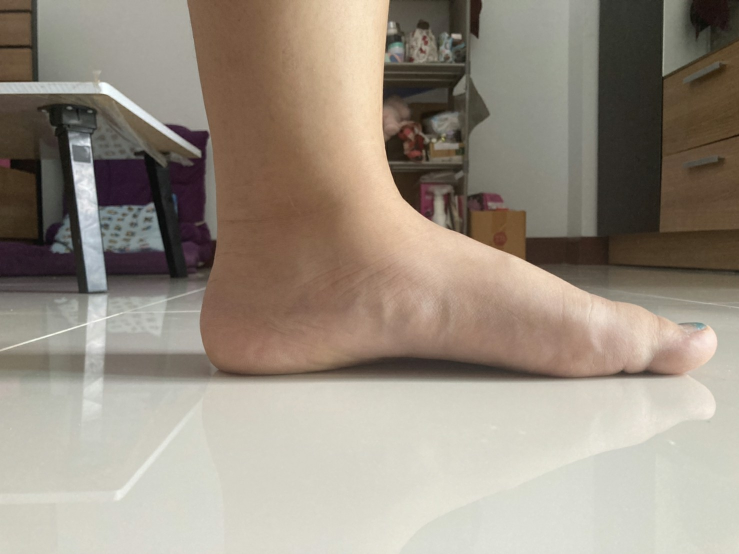
#> input picture ของจริง/img teenban/input/IMG_1248.jpg, 1478 x 1108 px (shown at 1/2 size)
$ python teenban.py
#> lines starting #> are read from the running program, lines starting #| are printed output that depends on the picture; after the words box and inside, x2 and y2 are one past the last pixel; in counts of white or black regions, pixels touching at a corner belong together
import cv2

def preImg():
    img = cv2.resize(cv2.imread('img teenban/input/IMG_1248.jpg'), (800, 800))
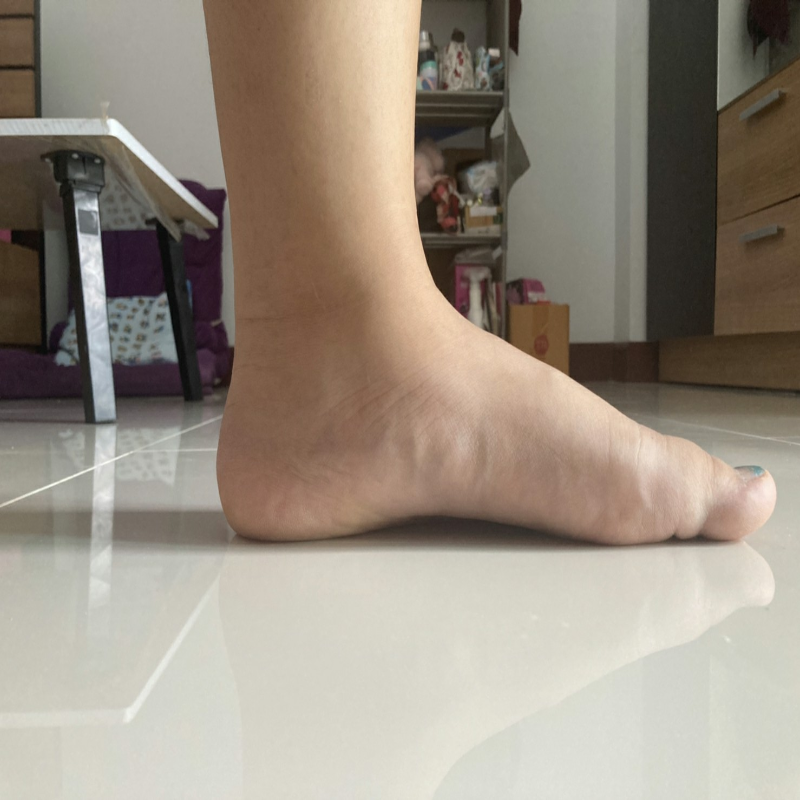
#> img: shape (800, 800, 3); mean B, G, R 129.9, 142.9, 153.2
    cv2.imshow('img', img)
    cv2.waitKey(0)

    gray = cv2.cvtColor(img, cv2.COLOR_BGR2GRAY)
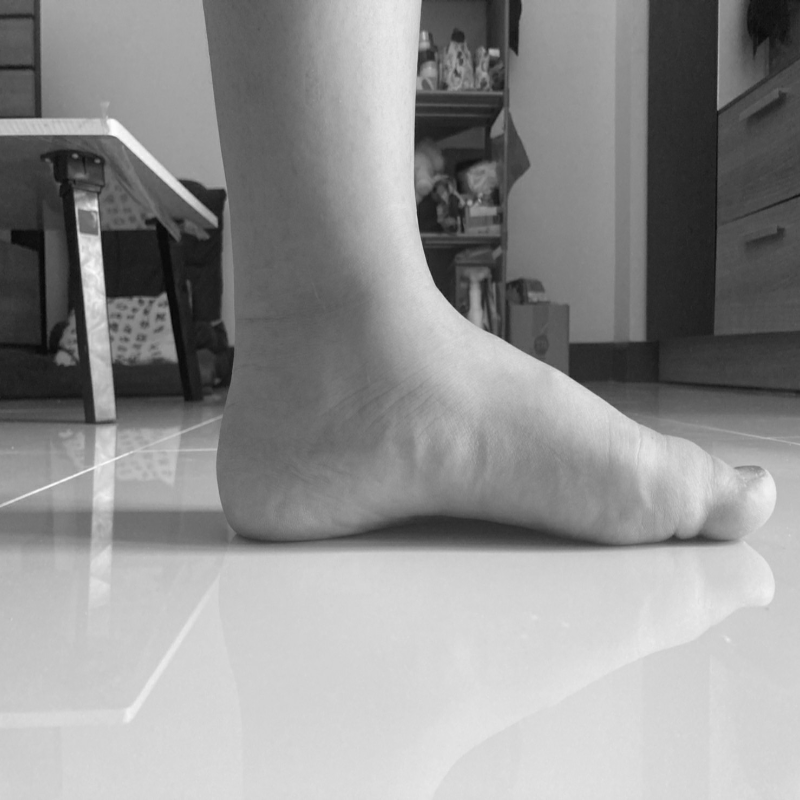
#> gray: shape (800, 800); min 5, max 253, mean 144.5
    ret, thresh1 = cv2.threshold(gray, 127, 255, cv2.THRESH_BINARY)
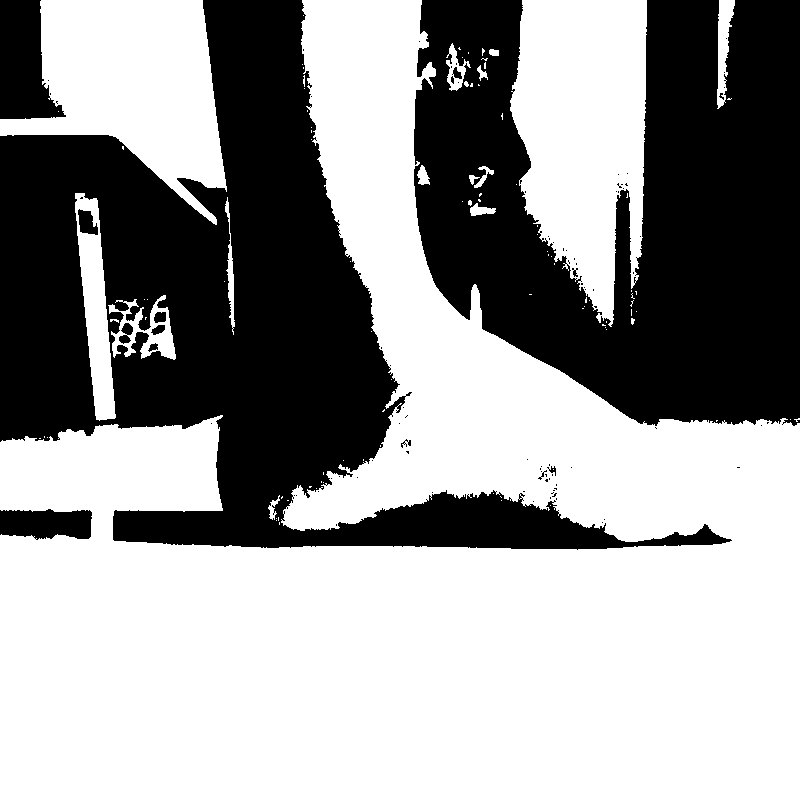
#> thresh1: shape (800, 800); 60.3% white; 94 black regions (80 under 20 px), largest, box (x1, y1, x2, y2) and area: (0, 0, 732, 550) 135041, (414, 0, 800, 426) 110159, (0, 0, 66, 119) 5349
    cv2.imshow('img', thresh1)
    cv2.waitKey(0)
preImg()

$ run again, with ของจริง/img teenban/input/IMG_1246.jpg copied over ของจริง/img teenban/input/IMG_1248.jpg
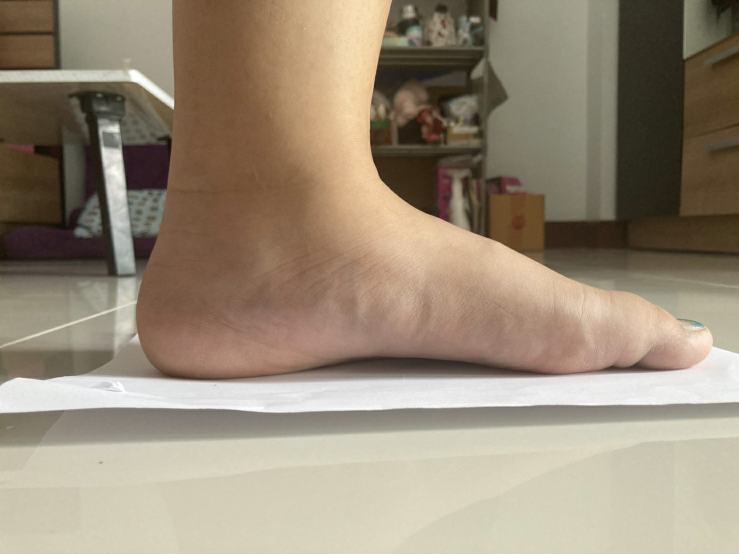
#> input picture ของจริง/img teenban/input/IMG_1246.jpg, 1478 x 1108 px (shown at 1/2 size)
#> in preImg, `gray = cv2.cvtColor(img, cv2.COLOR_BGR2GRAY)`:
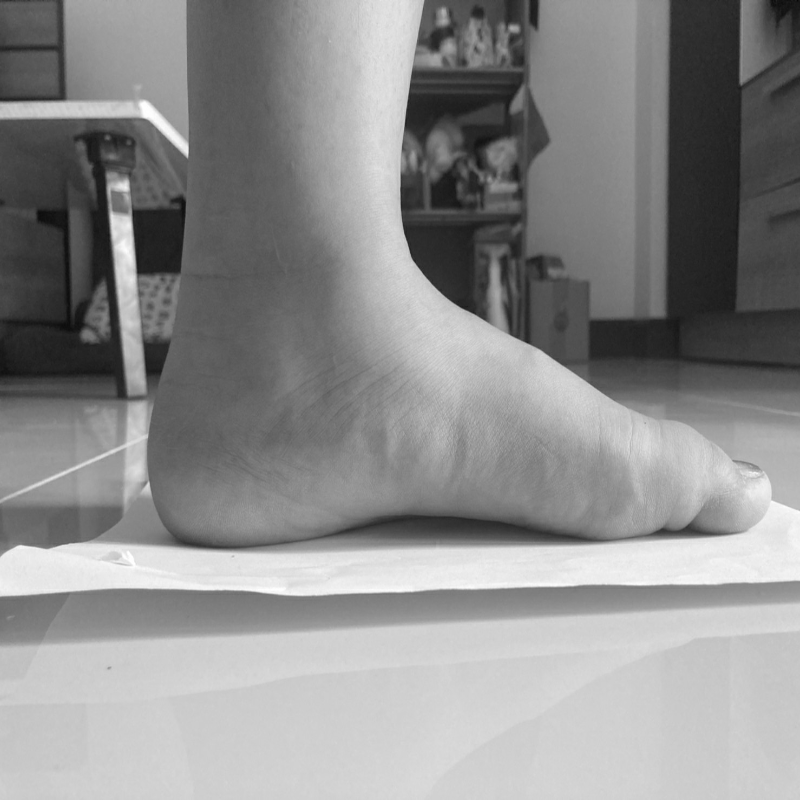
#> gray: shape (800, 800); min 6, max 255, mean 140.8
#> in preImg, `ret, thresh1 = cv2.threshold(gray, 127, 255, cv2.THRESH_BINARY)`:
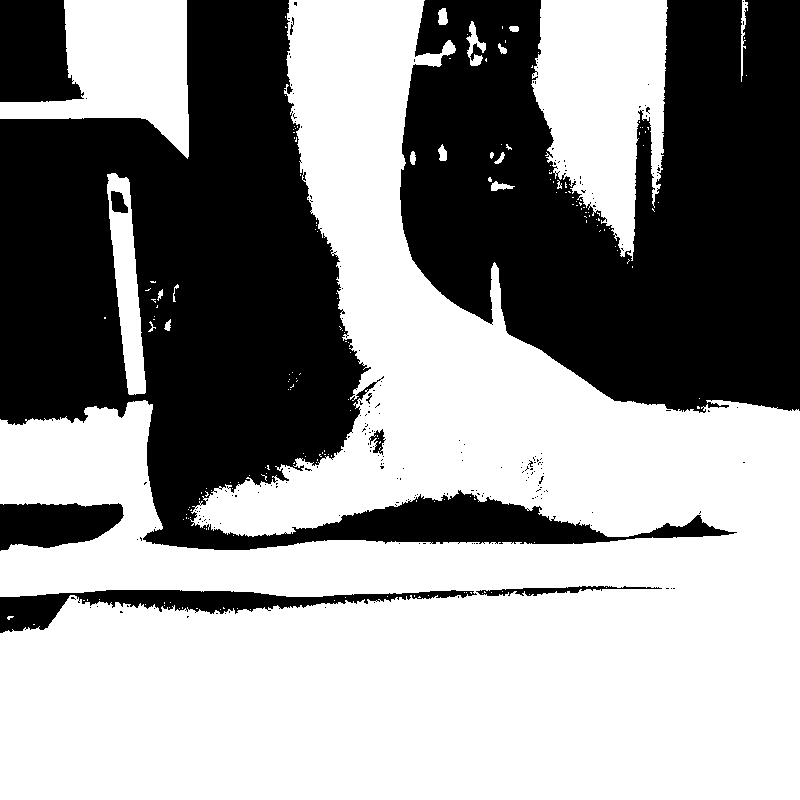
#> thresh1: shape (800, 800); 57.9% white; 221 black regions (211 under 20 px), largest, box (x1, y1, x2, y2) and area: (0, 0, 737, 550) 131521, (400, 0, 800, 413) 117871, (0, 0, 84, 102) 6988
